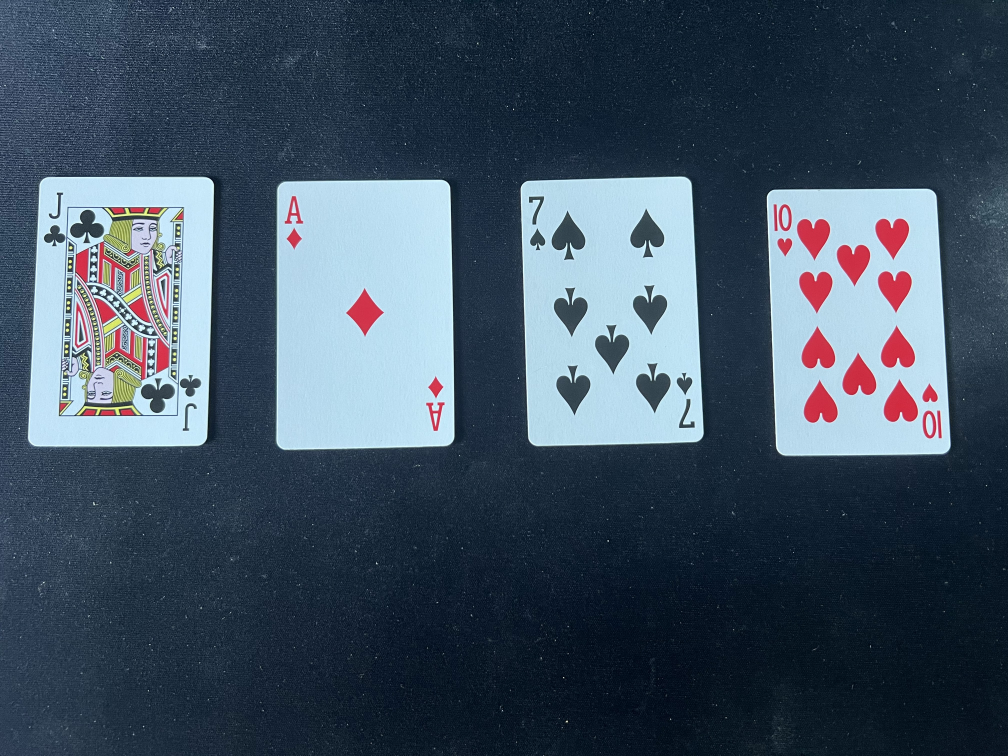
#> input picture assets/IMG_5783.jpg, 4032 x 3024 px, given in place of card_dealing.mp4, which was not available (shown at 1/4 size)
$ python main.py
#> lines starting #> are read from the running program, lines starting #| are printed output that depends on the picture; after the words box and inside, x2 and y2 are one past the last pixel; in counts of white or black regions, pixels touching at a corner belong together; pictures that were not available may be replaced by others from this repository, and a replacement may not be noted
#> further down, vid_frame is the input picture: shape (3024, 4032, 3); mean B, G, R 96.9, 80.9, 64.7
import numpy as np
import cv2
import os


def get_card_info(card_image):
    crop_img = card_image[0:90, 0:30]
    crop_img = cv2.resize(crop_img, None, fx=2, fy=2, interpolation=cv2.INTER_LINEAR)
    crop_img = cv2.cvtColor(crop_img, cv2.COLOR_BGR2GRAY)
    crop_img = cv2.threshold(crop_img, 190, 255, cv2.THRESH_BINARY_INV)[1]

    number_img = crop_img[0:100, 0:60]
    suit_img = crop_img[100:170, 0:60]

    contours_number, _ = cv2.findContours(number_img, cv2.RETR_EXTERNAL, cv2.CHAIN_APPROX_SIMPLE)

    if contours_number:
        contours_suit, _ = cv2.findContours(suit_img, cv2.RETR_EXTERNAL, cv2.CHAIN_APPROX_SIMPLE)

        if contours_suit:
            x_number, y_number, w_number, h_number = cv2.boundingRect(contours_number[0])
            x_suit, y_suit, w_suit, h_suit = cv2.boundingRect(contours_suit[0])

            region_number = number_img[y_number:y_number + h_number, x_number:x_number + w_number]
            region_suit = suit_img[y_suit:y_suit + h_suit, x_suit:x_suit + w_suit]

            resized_region_number = cv2.resize(region_number, (70, 110), interpolation=cv2.INTER_LINEAR)
            resized_region_suit = cv2.resize(region_suit, (70, 110), interpolation=cv2.INTER_LINEAR)

            card_num = find_best_match(resized_region_number, 'num_img', min_similarity=0.8)
            card_suit = find_best_match(resized_region_suit, 'suit_img', min_similarity=0.8)

            if card_num is not None and card_suit is not None:
                card_id = card_num + card_suit
                return card_id, card_num

    return None, None


def find_best_match(query_img, folder, min_similarity=0.8):
    best_match = None
    best_score = float('-inf')

    for template_file in os.listdir(folder):
        template_path = os.path.join(folder, template_file)
        template_img = cv2.imread(template_path, cv2.IMREAD_GRAYSCALE)

        result = cv2.matchTemplate(query_img, template_img, cv2.TM_CCOEFF_NORMED)
        _, max_val, _, max_loc = cv2.minMaxLoc(result)

        if max_val > best_score and max_val >= min_similarity:
            best_score = max_val
            best_match = os.path.splitext(template_file)[0]
    return best_match


def check_seen(name):
    if name not in id_set:
        id_set.add(name)
        return True
    else:
        return False


def get_card_owner(corners):
    if len(corners) > 0 and corners[0][0, 1] < video_height // 3:
        return "dealer"
    else:
        return "player"


def count_update(owner, value):
    global player_count
    global dealer_count

    if owner == "dealer":
        dealer_count += card_values.get(value)
    else:
        player_count += card_values.get(value)


def process_video_frame(frame):
    global running_count
    gray_img = cv2.cvtColor(frame, cv2.COLOR_BGR2GRAY)
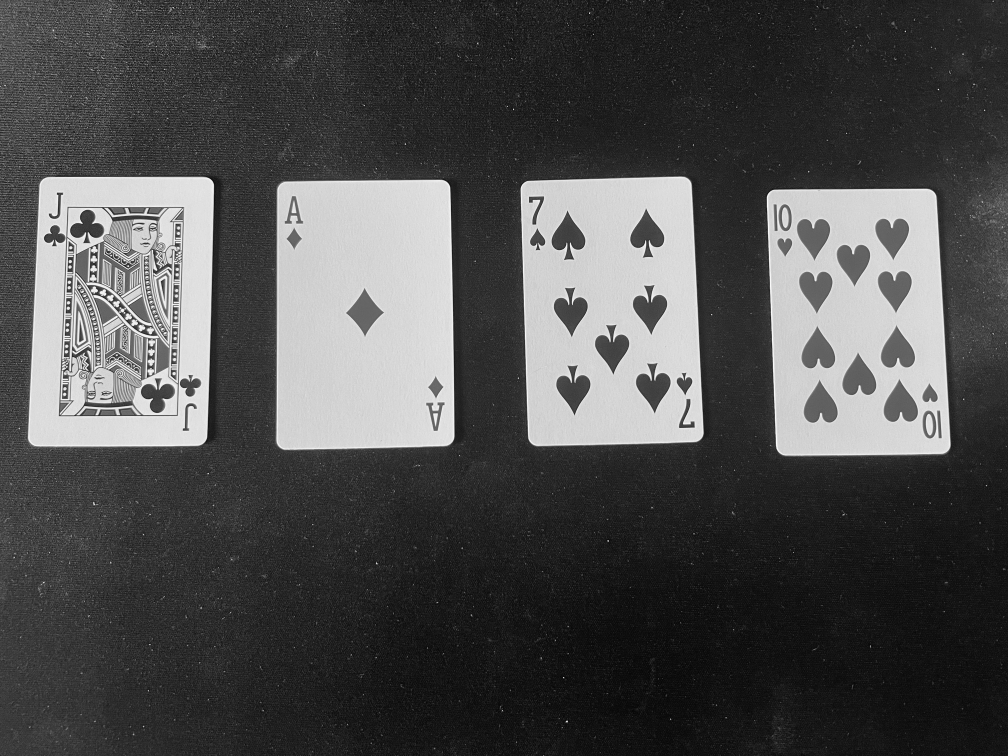
#> gray_img: shape (3024, 4032) (shown at 1/4 size); min 0, max 255, mean 77.9
    threshold_img = cv2.threshold(gray_img, 190, 255, cv2.THRESH_BINARY)[1]
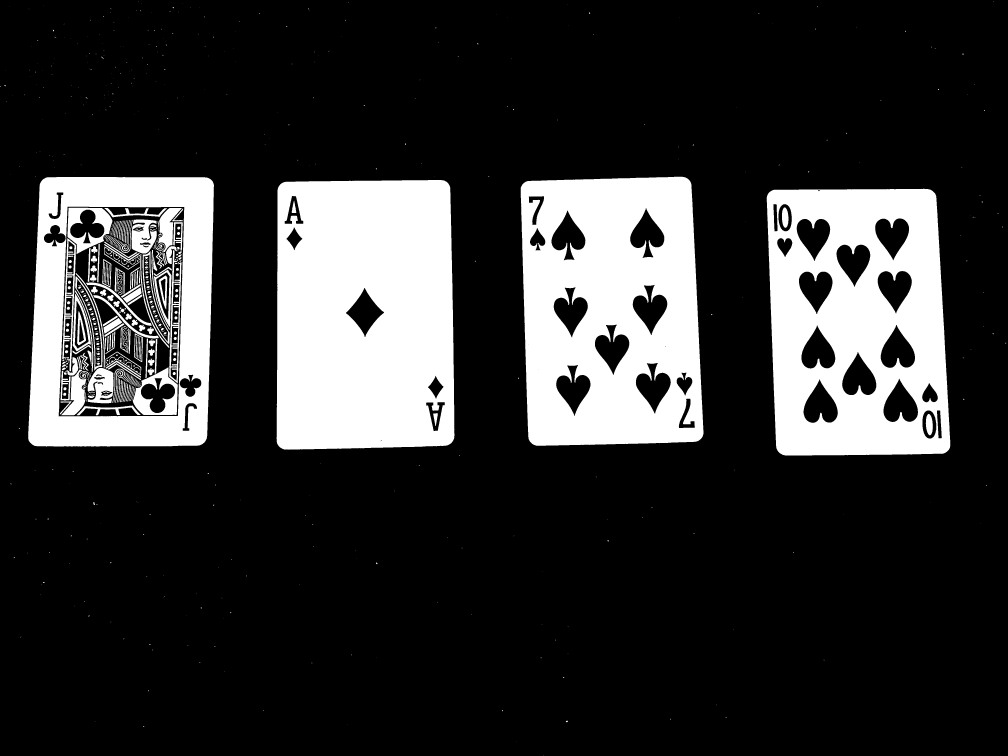
#> threshold_img: shape (3024, 4032) (shown at 1/4 size); 20.1% white; 721 white regions (424 under 20 px)
    contours, _ = cv2.findContours(threshold_img, cv2.RETR_EXTERNAL, cv2.CHAIN_APPROX_SIMPLE)
#> contours = 360 contours, 354 with area under 20; largest, box (x1, y1, x2, y2) and area: (113, 708, 856, 1786) 758092, (1106, 720, 1818, 1799) 746952, (2083, 707, 2814, 1783) 732646, (3067, 755, 3801, 1822) 728365, (373, 2008, 380, 2020) 34, (2263, 2883, 2271, 2889) 26
    img_with_contours = frame.copy()

    for contour in contours:
        contour_area = cv2.contourArea(contour)
#> contour_area = 0
        if contour_area > 1000:
            cv2.drawContours(img_with_contours, [contour], -1, (0, 255, 0), 3)
            mask = np.zeros_like(threshold_img)
            cv2.drawContours(mask, [contour], -1, 255, thickness=cv2.FILLED)
            epsilon = 0.04 * cv2.arcLength(contour, True)
            corners = cv2.approxPolyDP(contour, epsilon, True)

            if len(corners) == 4:
                corners = np.array(sorted(corners, key=lambda x: np.sum(x, axis=1)))
                src_pts = corners.astype(np.float32)
                dst_pts = np.float32([[0, 0], [target_width, 0], [0, target_height], [target_width, target_height]])
                perspective_matrix = cv2.getPerspectiveTransform(src_pts, dst_pts)
                warped_card = cv2.warpPerspective(frame, perspective_matrix, (target_width, target_height))
                card_index, card_number = get_card_info(warped_card)
                if card_index is not None and check_seen(card_index):
                    running_count += num_mapping.get(card_number)
                    card_owner = get_card_owner(corners)
                    count_update(card_owner, card_number)

    cv2.putText(img_with_contours, f"Running Count: {running_count}", (10, frame.shape[0] - 10),
                cv2.FONT_HERSHEY_SIMPLEX, 1, (0, 0, 255), 2)

    count_text = f"Running Count: {running_count}   Player Count: {player_count}   Dealer Count: {dealer_count}"
    cv2.putText(img_with_contours, count_text, (10, frame.shape[0] - 10),
                cv2.FONT_HERSHEY_SIMPLEX, 1, (0, 0, 255), 2)

    cv2.imshow('Contours', img_with_contours)


video_path = 'assets/card_dealing.mp4'
cap = cv2.VideoCapture(video_path)
video_height = int(cap.get(cv2.CAP_PROP_FRAME_HEIGHT))
target_width, target_height = 200, 300
running_count = 0
dealer_count = 0
player_count = 0
id_set = set()
num_mapping = {
    "two": 1, "three": 1, "four": 1, "five": 1, "six": 1,
    "seven": 0, "eight": 0, "nine": 0,
    "ten": -1, "jack": -1, "queen": -1, "king": -1, "ace": -1
}

card_values = {
    "two": 2, "three": 3, "four": 4, "five": 5, "six": 6,
    "seven": 7, "eight": 8, "nine": 9,
    "ten": 10, "jack": 10, "queen": 10, "king": 10, "ace": 10
}

while cap.isOpened():
    ret, vid_frame = cap.read()
    if not ret:
        break

#> (the run stopped early here; a loop or call above may not have finished)

$ run again, on assets/IMG_5784.jpg
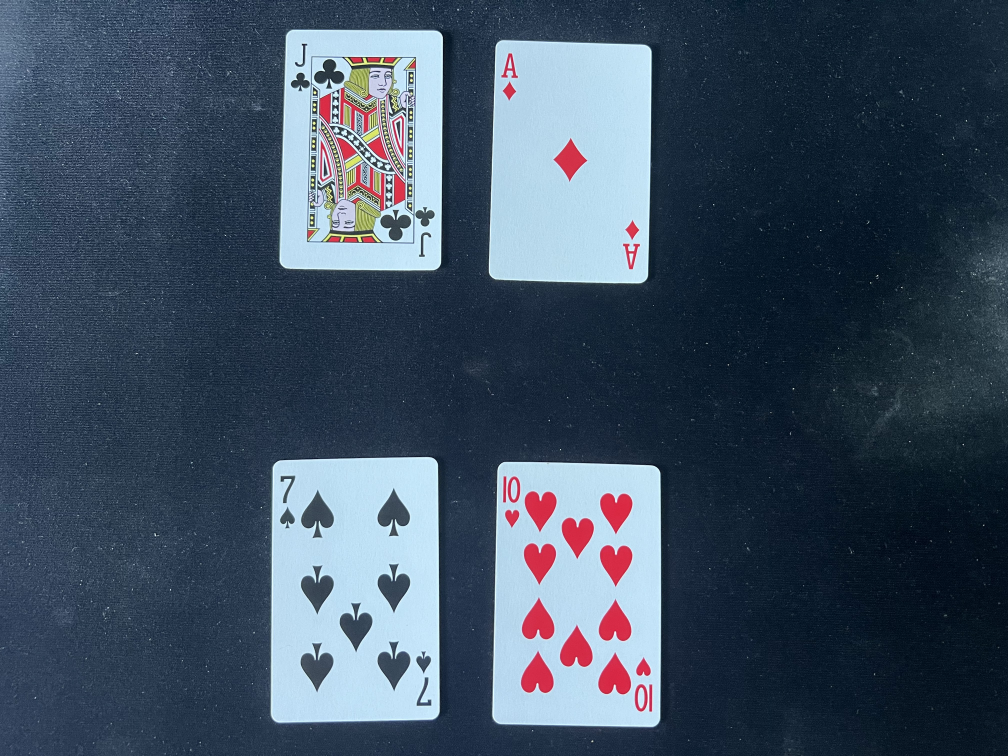
#> input picture assets/IMG_5784.jpg, 4032 x 3024 px, given in place of card_dealing.mp4, which was not available (shown at 1/4 size)
#> vid_frame is the input picture: shape (3024, 4032, 3); mean B, G, R 96.9, 79.1, 63.2
#> in process_video_frame, `gray_img = cv2.cvtColor(frame, cv2.COLOR_BGR2GRAY)`:
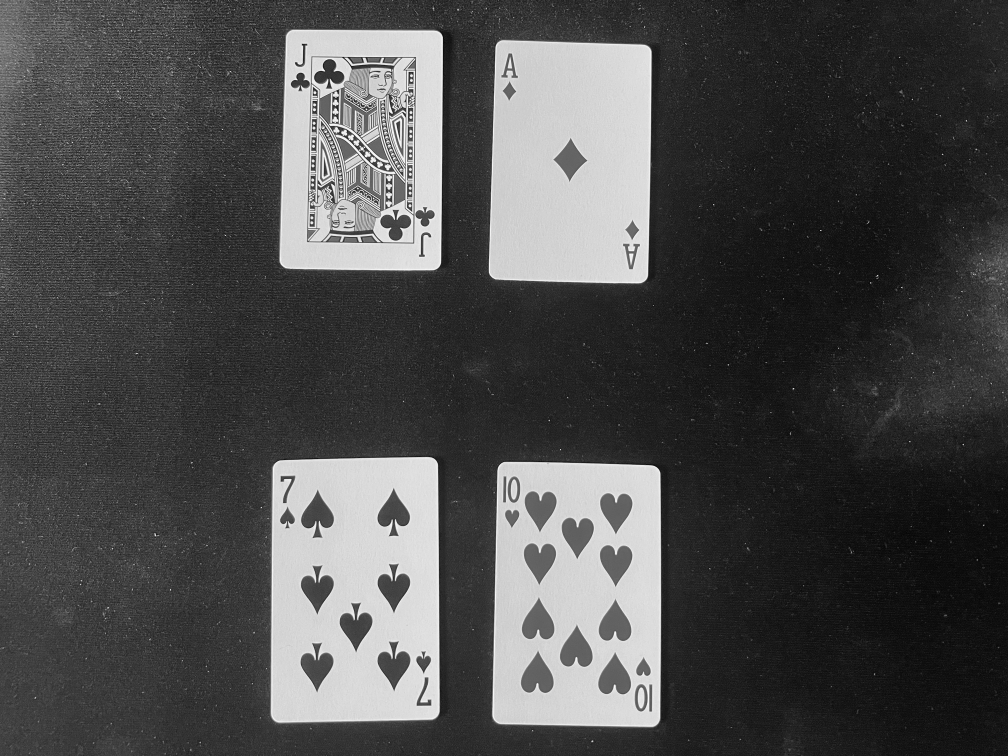
#> gray_img: shape (3024, 4032) (shown at 1/4 size); min 0, max 255, mean 76.4
#> in process_video_frame, `threshold_img = cv2.threshold(gray_img, 190, 255, cv2.THRESH_BINARY)[1]`:
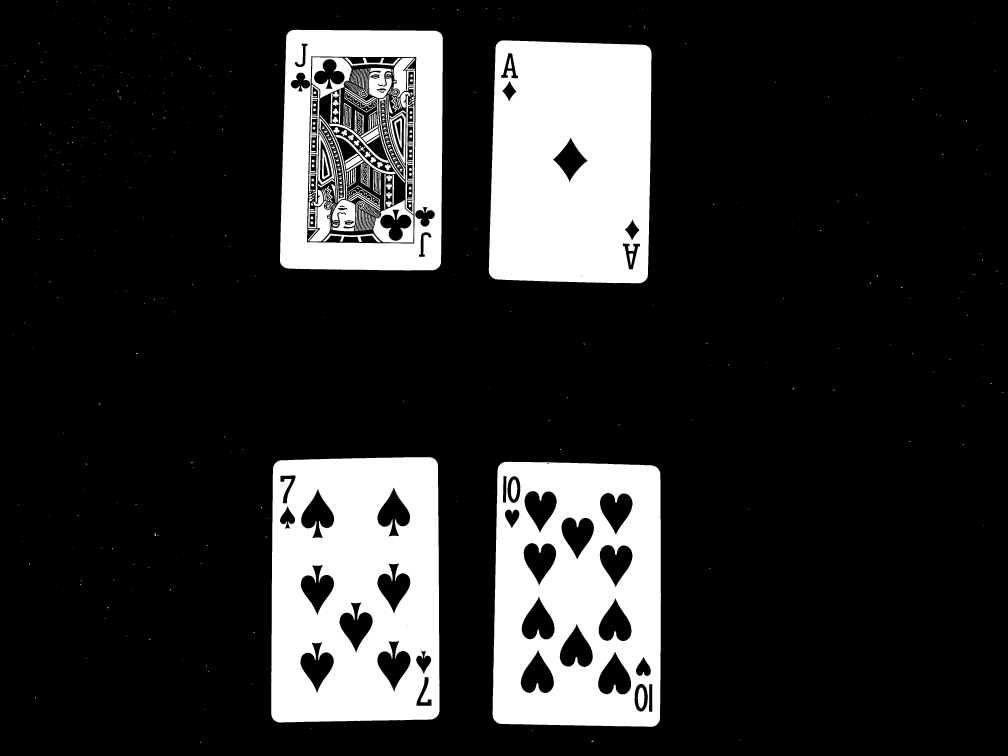
#> threshold_img: shape (3024, 4032) (shown at 1/4 size); 17.7% white; 847 white regions (561 under 20 px)
#> contours = 517 contours, 511 with area under 20; largest, box (x1, y1, x2, y2) and area: (1085, 1829, 1758, 2890) 698154, (1970, 1847, 2644, 2907) 691398, (1120, 119, 1771, 1082) 606700, (1955, 161, 2606, 1133) 601737, (619, 2132, 624, 2144) 28, (2366, 2962, 2373, 2967) 20
#> contour_area = 0

$ run again, on assets/IMG_5785.jpg
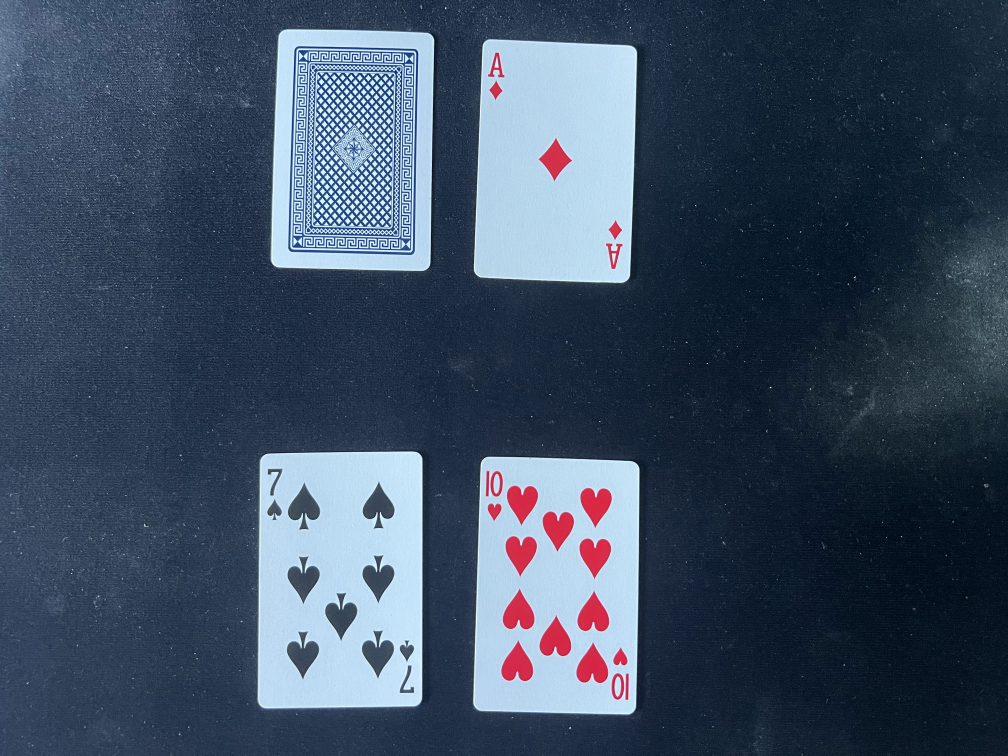
#> input picture assets/IMG_5785.jpg, 4032 x 3024 px, given in place of card_dealing.mp4, which was not available (shown at 1/4 size)
#> vid_frame is the input picture: shape (3024, 4032, 3); mean B, G, R 97.6, 77.6, 61.8
#> in process_video_frame, `gray_img = cv2.cvtColor(frame, cv2.COLOR_BGR2GRAY)`:
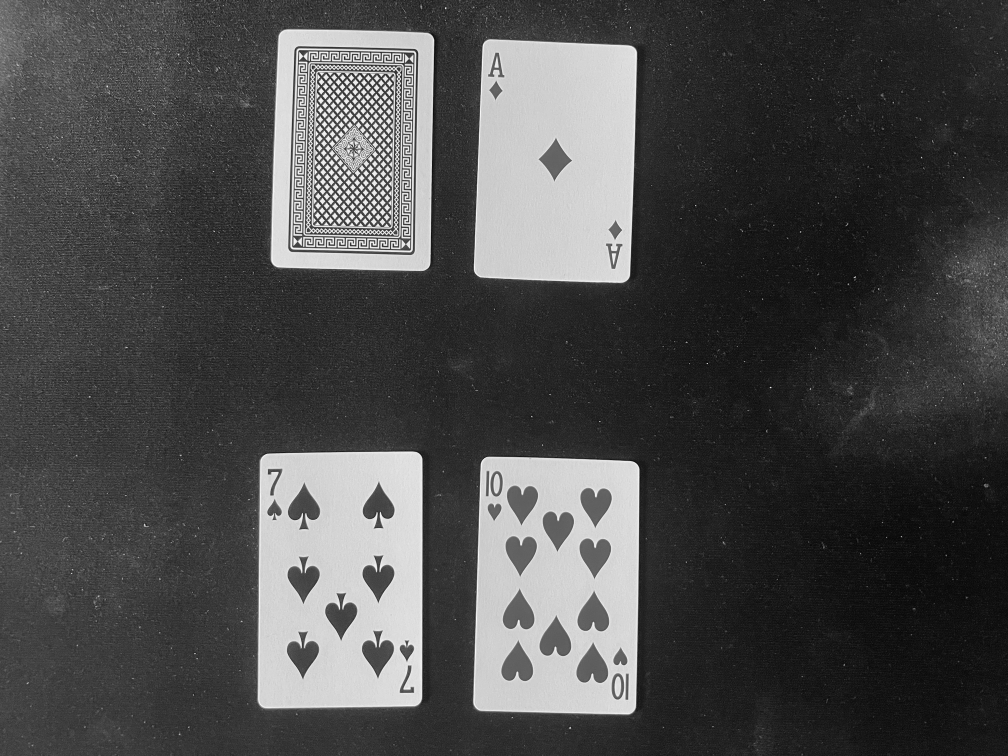
#> gray_img: shape (3024, 4032) (shown at 1/4 size); min 2, max 255, mean 75.2
#> in process_video_frame, `threshold_img = cv2.threshold(gray_img, 190, 255, cv2.THRESH_BINARY)[1]`:
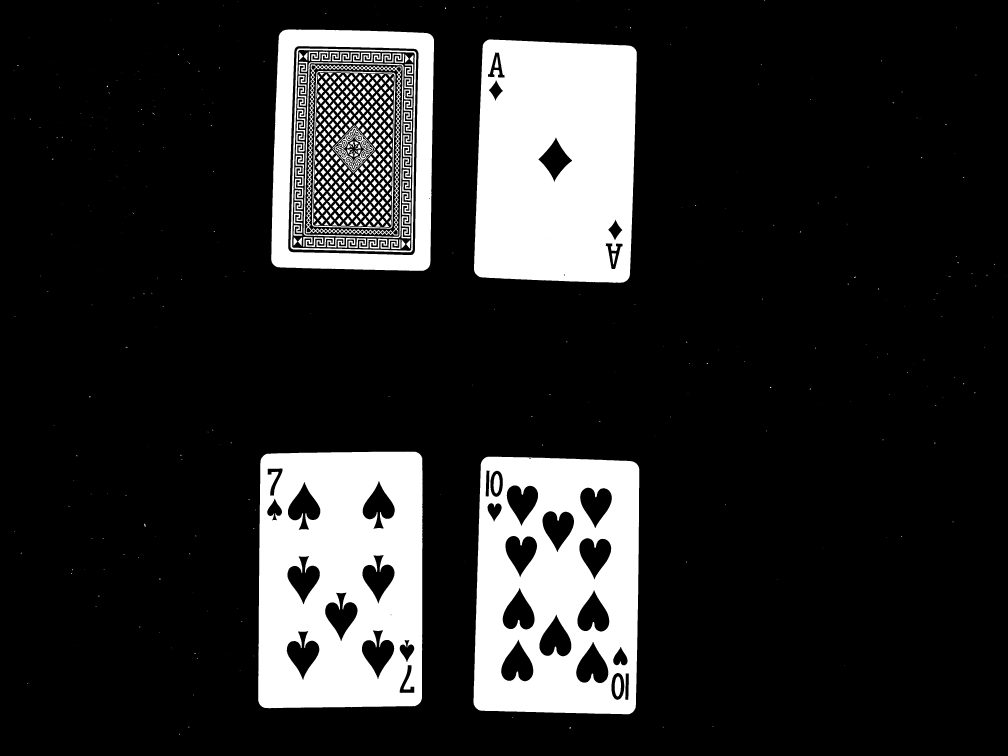
#> threshold_img: shape (3024, 4032) (shown at 1/4 size); 16.5% white; 617 white regions (282 under 20 px)
#> contours = 291 contours, 286 with area under 20; largest, box (x1, y1, x2, y2) and area: (1033, 1806, 1690, 2833) 661969, (1894, 1827, 2557, 2857) 651300, (1085, 118, 1736, 1083) 599030, (1896, 158, 2547, 1131) 590092, (577, 2095, 583, 2107) 30
#> contour_area = 4
